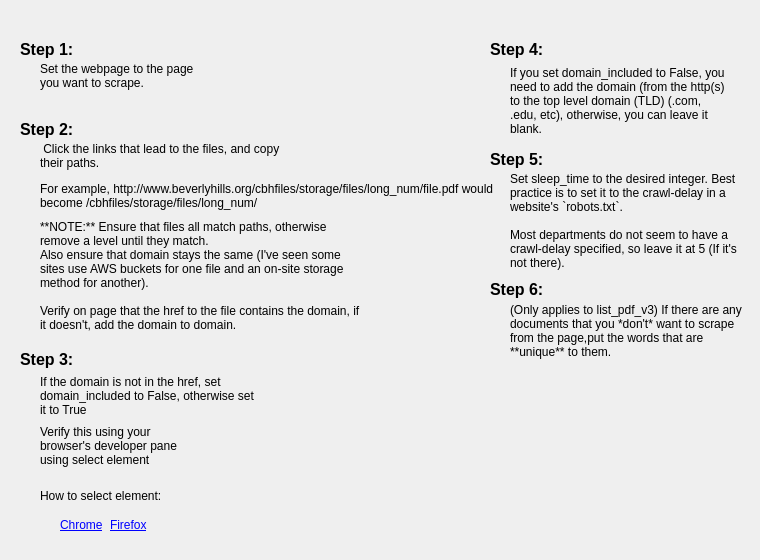
    <widget class="QWidget" name="Help">
     <attribute name="title">
      <string>Help</string>
     </attribute>
     <widget class="QLabel" name="step1_header">
      <property name="geometry">
       <rect>
        <x>20</x>
        <y>10</y>
        <width>158</width>
        <height>78</height>
       </rect>
      </property>
      <property name="font">
       <font>
        <pointsize>12</pointsize>
        <weight>75</weight>
        <bold>true</bold>
       </font>
      </property>
      <property name="text">
       <string>Step 1:</string>
      </property>
      <property name="wordWrap">
       <bool>true</bool>
      </property>
     </widget>
     <widget class="QLabel" name="step_1_text">
      <property name="geometry">
       <rect>
        <x>40</x>
        <y>50</y>
        <width>161</width>
        <height>51</height>
       </rect>
      </property>
      <property name="font">
       <font>
        <pointsize>9</pointsize>
       </font>
      </property>
      <property name="text">
       <string>Set the webpage to the page you want to scrape.</string>
      </property>
      <property name="wordWrap">
       <bool>true</bool>
      </property>
     </widget>
     <widget class="QLabel" name="step2_header">
      <property name="geometry">
       <rect>
        <x>20</x>
        <y>90</y>
        <width>158</width>
        <height>78</height>
       </rect>
      </property>
      <property name="font">
       <font>
        <pointsize>12</pointsize>
        <weight>75</weight>
        <bold>true</bold>
       </font>
      </property>
      <property name="text">
       <string>Step 2:</string>
      </property>
      <property name="wordWrap">
       <bool>true</bool>
      </property>
     </widget>
     <widget class="QLabel" name="step2_text1">
      <property name="geometry">
       <rect>
        <x>40</x>
        <y>130</y>
        <width>241</width>
        <height>51</height>
       </rect>
      </property>
      <property name="font">
       <font>
        <pointsize>9</pointsize>
       </font>
      </property>
      <property name="text">
       <string> Click the links that lead to the files, and copy their paths. </string>
      </property>
      <property name="wordWrap">
       <bool>true</bool>
      </property>
     </widget>
     <widget class="QLabel" name="step2_text2">
      <property name="geometry">
       <rect>
        <x>40</x>
        <y>170</y>
        <width>461</width>
        <height>51</height>
       </rect>
      </property>
      <property name="font">
       <font>
        <pointsize>9</pointsize>
       </font>
      </property>
      <property name="text">
       <string>For example, http://www.beverlyhills.org/cbhfiles/storage/files/long_num/file.pdf would become /cbhfiles/storage/files/long_num/</string>
      </property>
      <property name="wordWrap">
       <bool>true</bool>
      </property>
     </widget>
     <widget class="QLabel" name="step2_text3">
      <property name="geometry">
       <rect>
        <x>40</x>
        <y>220</y>
        <width>321</width>
        <height>111</height>
       </rect>
      </property>
      <property name="font">
       <font>
        <pointsize>9</pointsize>
       </font>
      </property>
      <property name="text">
       <string>**NOTE:** Ensure that files all match paths, otherwise remove a level until they match.
Also ensure that domain stays the same (I've seen some sites use AWS buckets for one file and an on-site storage method for another).

Verify on page that the href to the file contains the domain, if it doesn't, add the domain to domain.</string>
      </property>
      <property name="wordWrap">
       <bool>true</bool>
      </property>
     </widget>
     <widget class="QLabel" name="step3_header">
      <property name="geometry">
       <rect>
        <x>20</x>
        <y>320</y>
        <width>158</width>
        <height>78</height>
       </rect>
      </property>
      <property name="font">
       <font>
        <pointsize>12</pointsize>
        <weight>75</weight>
        <bold>true</bold>
       </font>
      </property>
      <property name="text">
       <string>Step 3:</string>
      </property>
      <property name="wordWrap">
       <bool>true</bool>
      </property>
     </widget>
     <widget class="QLabel" name="step3_1">
      <property name="geometry">
       <rect>
        <x>40</x>
        <y>370</y>
        <width>221</width>
        <height>51</height>
       </rect>
      </property>
      <property name="font">
       <font>
        <pointsize>9</pointsize>
       </font>
      </property>
      <property name="text">
       <string>If the domain is not in the href, set domain_included to False, otherwise set it to True</string>
      </property>
      <property name="wordWrap">
       <bool>true</bool>
      </property>
     </widget>
     <widget class="QLabel" name="step3_2">
      <property name="geometry">
       <rect>
        <x>40</x>
        <y>420</y>
        <width>161</width>
        <height>51</height>
       </rect>
      </property>
      <property name="font">
       <font>
        <pointsize>9</pointsize>
       </font>
      </property>
      <property name="text">
       <string>Verify this using your browser's developer pane using select element</string>
      </property>
      <property name="wordWrap">
       <bool>true</bool>
      </property>
     </widget>
     <widget class="QLabel" name="step3_3">
      <property name="geometry">
       <rect>
        <x>40</x>
        <y>470</y>
        <width>161</width>
        <height>51</height>
       </rect>
      </property>
      <property name="font">
       <font>
        <pointsize>9</pointsize>
       </font>
      </property>
      <property name="text">
       <string>How to select element:</string>
      </property>
      <property name="wordWrap">
       <bool>true</bool>
      </property>
      <property name="openExternalLinks">
       <bool>true</bool>
      </property>
     </widget>
     <widget class="QLabel" name="step3_chrome">
      <property name="geometry">
       <rect>
        <x>60</x>
        <y>500</y>
        <width>61</width>
        <height>51</height>
       </rect>
      </property>
      <property name="font">
       <font>
        <pointsize>9</pointsize>
       </font>
      </property>
      <property name="text">
       <string>&lt;a href=&quot;https://developer.chrome.com/docs/devtools/dom/#inspect&quot;&gt;Chrome&lt;/a&gt;</string>
      </property>
      <property name="wordWrap">
       <bool>true</bool>
      </property>
     </widget>
     <widget class="QLabel" name="step3_firefox">
      <property name="geometry">
       <rect>
        <x>110</x>
        <y>500</y>
        <width>161</width>
        <height>51</height>
       </rect>
      </property>
      <property name="font">
       <font>
        <pointsize>9</pointsize>
       </font>
      </property>
      <property name="text">
       <string>&lt;a href=&quot;https://developer.mozilla.org/en-US/docs/Tools/Page_Inspector/How_to/Select_an_element#with_the_node_picker&quot;&gt;Firefox&lt;/a&gt;</string>
      </property>
      <property name="wordWrap">
       <bool>true</bool>
      </property>
     </widget>
     <widget class="QLabel" name="label_7">
      <property name="geometry">
       <rect>
        <x>490</x>
        <y>10</y>
        <width>158</width>
        <height>78</height>
       </rect>
      </property>
      <property name="font">
       <font>
        <pointsize>12</pointsize>
        <weight>75</weight>
        <bold>true</bold>
       </font>
      </property>
      <property name="text">
       <string>Step 4:</string>
      </property>
      <property name="wordWrap">
       <bool>true</bool>
      </property>
     </widget>
     <widget class="QLabel" name="label_8">
      <property name="geometry">
       <rect>
        <x>510</x>
        <y>40</y>
        <width>221</width>
        <height>121</height>
       </rect>
      </property>
      <property name="font">
       <font>
        <pointsize>9</pointsize>
       </font>
      </property>
      <property name="text">
       <string>If you set domain_included to False, you need to add the domain (from the http(s) to the top level domain (TLD) (.com, .edu, etc), otherwise, you can leave it blank.</string>
      </property>
      <property name="wordWrap">
       <bool>true</bool>
      </property>
     </widget>
     <widget class="QLabel" name="step5_1">
      <property name="geometry">
       <rect>
        <x>510</x>
        <y>160</y>
        <width>241</width>
        <height>121</height>
       </rect>
      </property>
      <property name="font">
       <font>
        <pointsize>9</pointsize>
       </font>
      </property>
      <property name="text">
       <string>Set sleep_time to the desired integer. Best practice is to set it to the crawl-delay in a website's `robots.txt`.

Most departments do not seem to have a crawl-delay specified, so leave it at 5 (If it's not there).</string>
      </property>
      <property name="wordWrap">
       <bool>true</bool>
      </property>
     </widget>
     <widget class="QLabel" name="step5_header">
      <property name="geometry">
       <rect>
        <x>490</x>
        <y>120</y>
        <width>158</width>
        <height>78</height>
       </rect>
      </property>
      <property name="font">
       <font>
        <pointsize>12</pointsize>
        <weight>75</weight>
        <bold>true</bold>
       </font>
      </property>
      <property name="text">
       <string>Step 5:</string>
      </property>
      <property name="wordWrap">
       <bool>true</bool>
      </property>
     </widget>
     <widget class="QLabel" name="label_9">
      <property name="geometry">
       <rect>
        <x>490</x>
        <y>250</y>
        <width>158</width>
        <height>78</height>
       </rect>
      </property>
      <property name="font">
       <font>
        <pointsize>12</pointsize>
        <weight>75</weight>
        <bold>true</bold>
       </font>
      </property>
      <property name="text">
       <string>Step 6:</string>
      </property>
      <property name="wordWrap">
       <bool>true</bool>
      </property>
     </widget>
     <widget class="QLabel" name="label_10">
      <property name="geometry">
       <rect>
        <x>510</x>
        <y>300</y>
        <width>241</width>
        <height>61</height>
       </rect>
      </property>
      <property name="font">
       <font>
        <pointsize>9</pointsize>
       </font>
      </property>
      <property name="text">
       <string>(Only applies to list_pdf_v3) If there are any documents that you *don't* want to scrape from the page,put the words that are **unique** to them.</string>
      </property>
      <property name="wordWrap">
       <bool>true</bool>
      </property>
     </widget>
    </widget>
